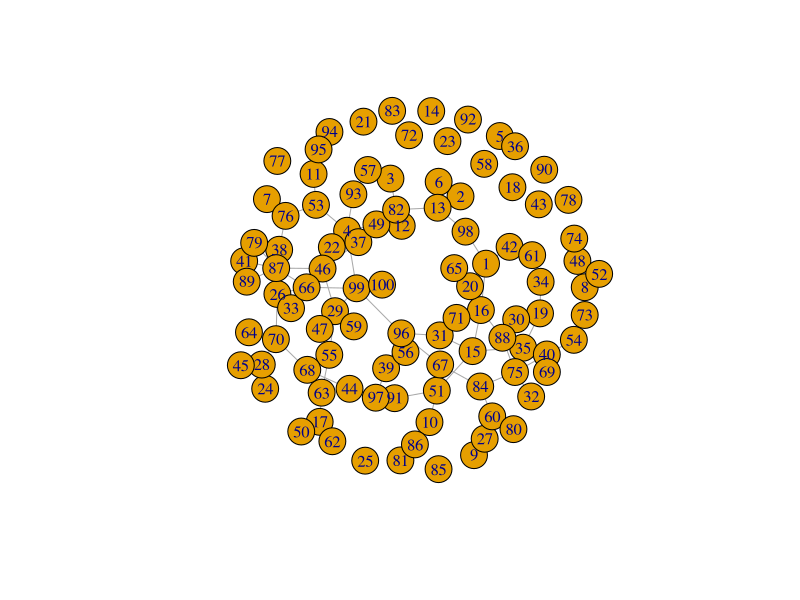
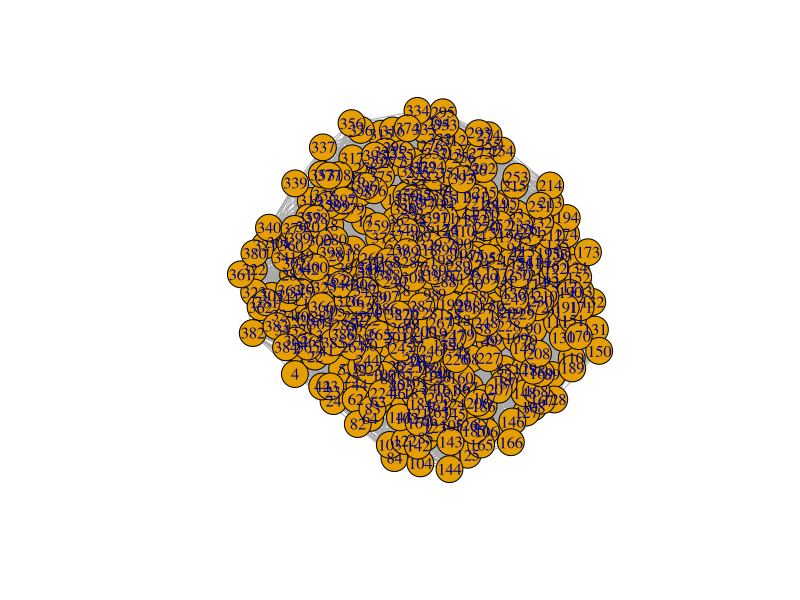
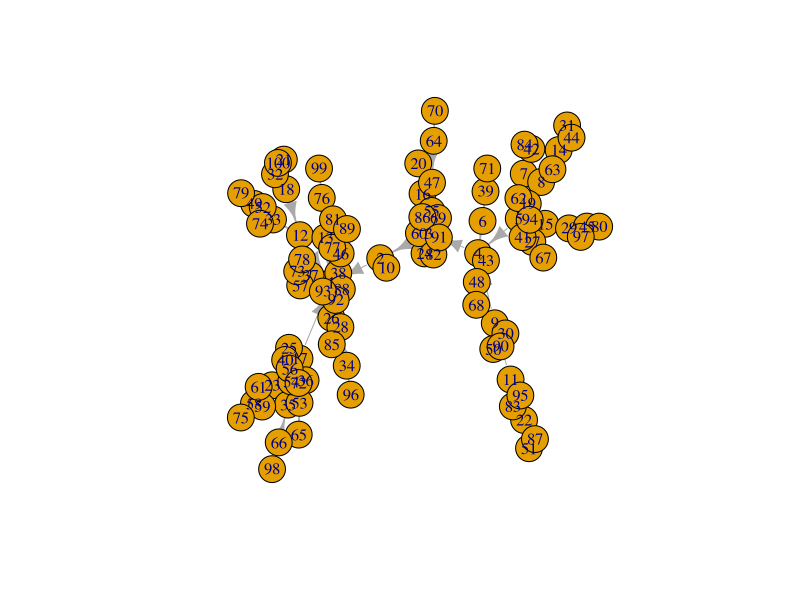
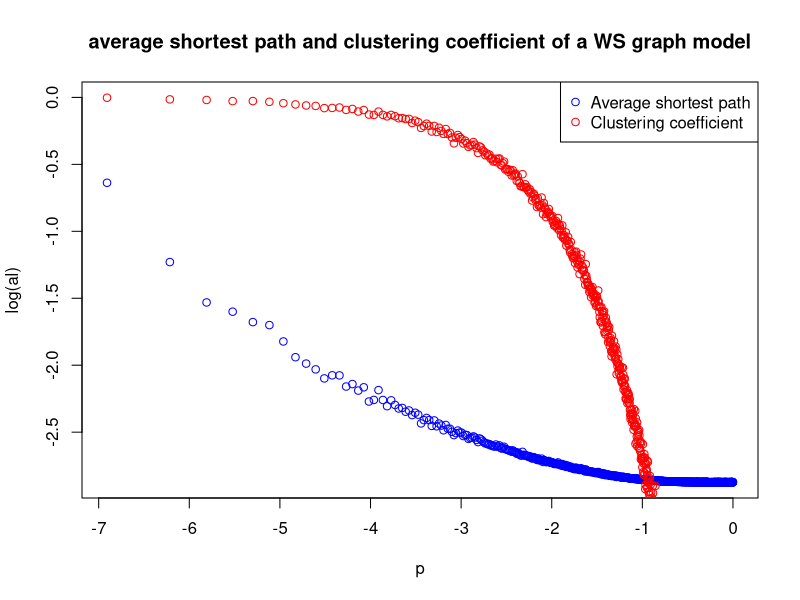
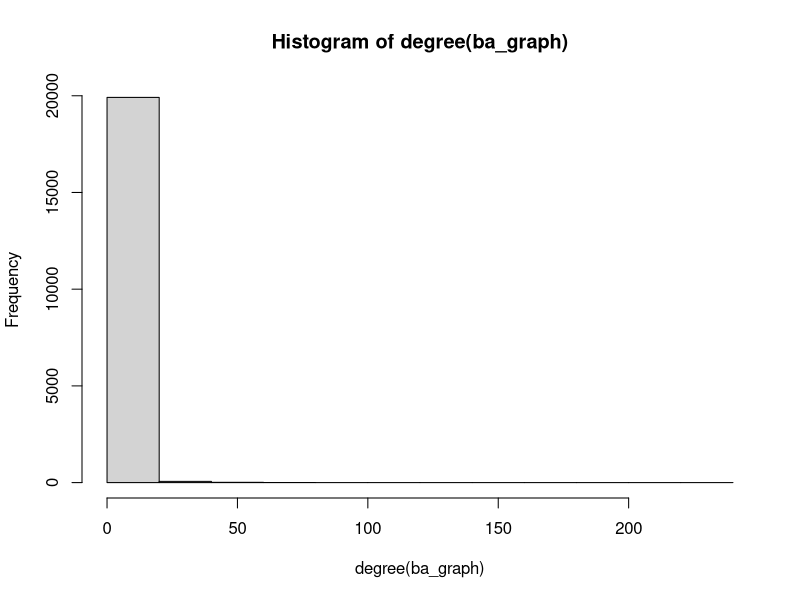
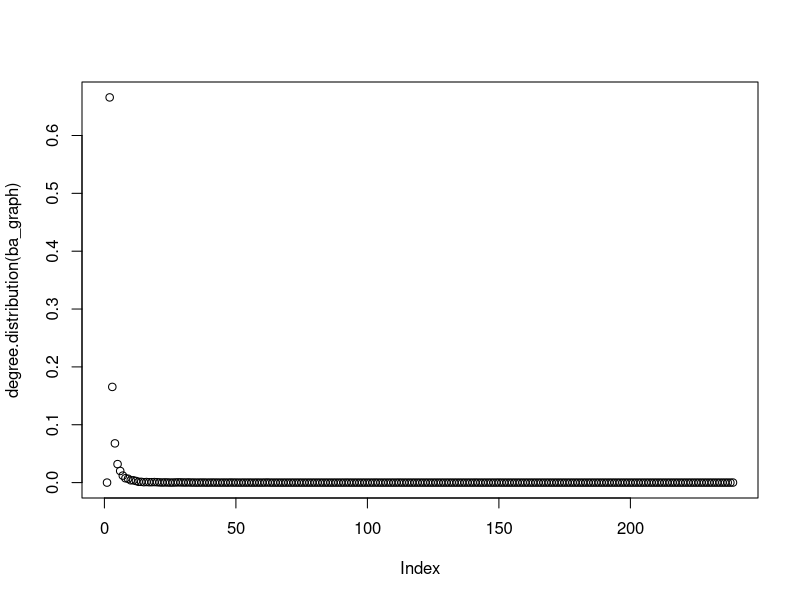

The R source for these figures, in order:
## ---- chunk 1
library(igraph)
er_graph <- erdos.renyi.game(100, 2/100)
ws_graph <- watts.strogatz.game(2, 20, 4, 0.05)
ba_graph <- barabasi.game(100)
plot(er_graph)
## ---- chunk 2
plot(ws_graph)
## ---- chunk 3
plot(ba_graph)
## ---- chunk 4
average.path.length(er_graph)
average.path.length(ws_graph)
average.path.length(ba_graph)
## ---- chunk 5
transitivity(er_graph,type = "local")
transitivity(ws_graph,type = "local")
transitivity(ba_graph,type = "local")
## ---- chunk 6
ws_graph <- watts.strogatz.game(1, 1000, 4, 0)
al0 = average.path.length(ws_graph)
t0 = transitivity(ws_graph,type = "global")
mean_t0 = mean(t0)
al = c(al0/al0)
t = c(mean_t0/mean_t0)
for(i in seq(0.001,1,0.001)){
    print(i)
    ws_graph <- watts.strogatz.game(1, 1000, 4, i)
    ali = average.path.length(ws_graph)
    ti = transitivity(ws_graph,type = "global")
    al = append(al,ali/al0)
    t = append(t,mean(ti)/mean_t0)
}
## ---- chunk 7
plot(log(seq(0,1,0.001)),log(al),col = 'blue',main = "average shortest path and clustering coefficient of a WS graph model",xlab = "p")
points(log(seq(0,1,0.001)),log(t),col = 'red')
legend("topright", legend=c("Average shortest path", "Clustering coefficient"),
       col=c("blue","red"), pch = 1, cex=1)
## ---- chunk 8
ba_graph <- barabasi.game(20000,m = 1)
hist(degree(ba_graph))
plot(degree.distribution(ba_graph))
